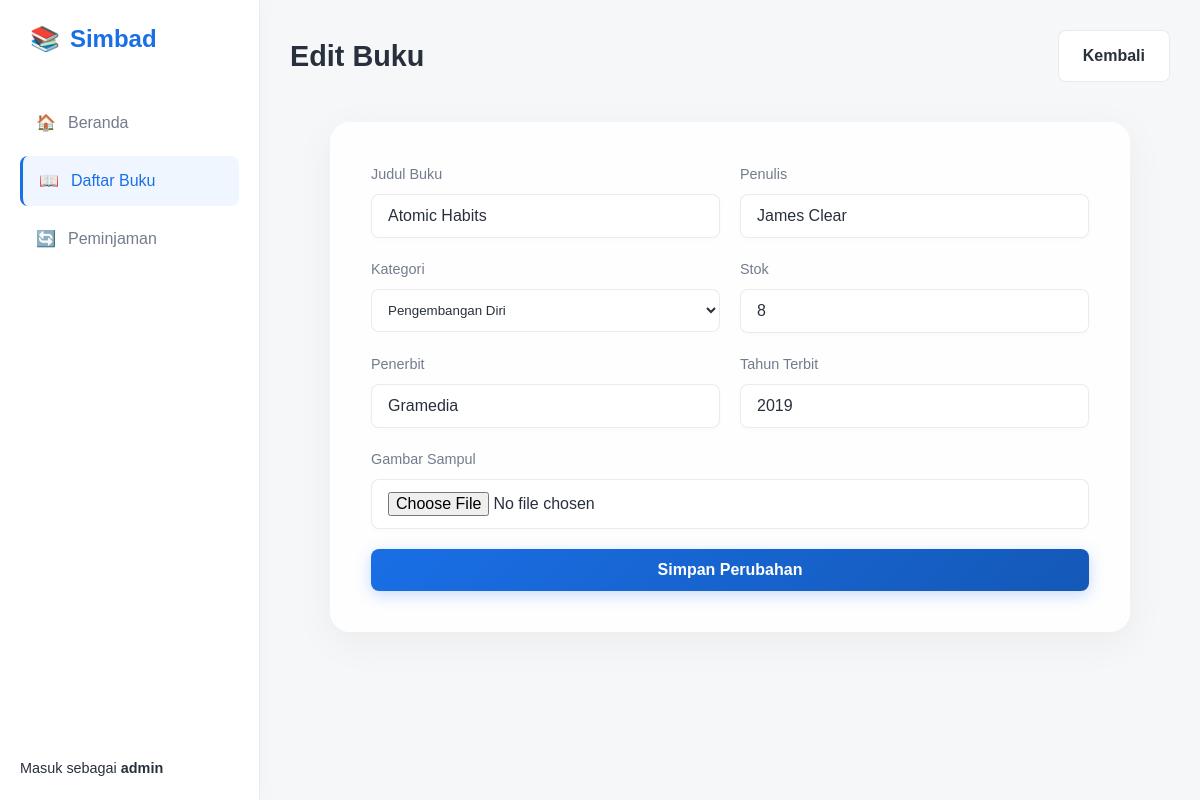
Screenshot of /book_form.php?id=4 (signed in) with the database file from the repository.
### tables this page shows
CREATE TABLE `buku` (
  `id` int(11) NOT NULL AUTO_INCREMENT,
  `judul` varchar(255) NOT NULL,
  `penulis` varchar(100) NOT NULL,
  `penerbit` varchar(100) DEFAULT NULL,
  `tahun_terbit` year(4) DEFAULT NULL,
  `kategori_id` int(11) NOT NULL,
  `stok` int(11) NOT NULL DEFAULT 0,
  `gambar_sampul` varchar(255) DEFAULT NULL,
  `dibuat_pada` timestamp DEFAULT CURRENT_TIMESTAMP,
  PRIMARY KEY (`id`),
  KEY `kategori_id` (`kategori_id`),
  CONSTRAINT `fk_buku_kategori` FOREIGN KEY (`kategori_id`) REFERENCES `kategori` (`id`) ON DELETE CASCADE
);

CREATE TABLE `kategori` (
  `id` int(11) NOT NULL AUTO_INCREMENT,
  `nama_kategori` varchar(100) NOT NULL,
  PRIMARY KEY (`id`)
);

### book_form.php (the view, shortened to what this page needs)
<?php
require_once 'config/config.php';
$id = $_GET['id'] ?? null;
$book = null;
$categories = $pdo->query("SELECT * FROM kategori")->fetchAll();
if ($id) {
    $stmt = $pdo->prepare("SELECT * FROM buku WHERE id = ?");
    $stmt->execute([$id]);
    $book = $stmt->fetch();
}
?>
<!DOCTYPE html>
<html lang="id">
<head>
    <link rel="stylesheet" href="assets/css/style.css">
</head>
<body>
    <div class="dashboard-grid">
        <?php include 'includes/sidebar.php'; ?>
        <main class="main-content">
            <div class="top-bar">
                <h1 class="page-title"><?php echo $id ? 'Edit' : 'Tambah'; ?> Buku</h1>
                <a href="books.php" class="btn" style="background: white; border: 1px solid var(--glass-border); color: var(--text-main);">Kembali</a>
            </div>
            <div class="auth-card" style="max-width: 800px; margin: 0 auto; width: 100%;">
                <form method="POST" enctype="multipart/form-data">
                    <div style="display: grid; grid-template-columns: 1fr 1fr; gap: 20px;">
                        <div class="form-group">
                            <label>Judul Buku</label>
                            <input type="text" name="title" value="<?php echo htmlspecialchars($book['judul'] ?? ''); ?>" required>
                        </div>
                        <div class="form-group">
                            <label>Penulis</label>
                            <input type="text" name="author" value="<?php echo htmlspecialchars($book['penulis'] ?? ''); ?>" required>
                        </div>
                    </div>
                    <div style="display: grid; grid-template-columns: 1fr 1fr; gap: 20px;">
                        <div class="form-group">
                            <label>Kategori</label>
                            <select name="category_id" style="width: 100%; padding: 12px; background: white; border: 1px solid var(--glass-border); color: var(--text-main); border-radius: 8px;">
                                <?php foreach($categories as $cat): ?>
                                    <option value="<?php echo $cat['id']; ?>" <?php echo ($book && $book['kategori_id'] == $cat['id']) ? 'selected' : ''; ?>>
                                        <?php echo htmlspecialchars($cat['nama_kategori']); ?>
                                    </option>
                                <?php endforeach; ?>
                            </select>
                        </div>
                        <div class="form-group">
                            <label>Stok</label>
                            <input type="number" name="stock" value="<?php echo htmlspecialchars($book['stok'] ?? '0'); ?>" required>
                        </div>
                    </div>
                    <div style="display: grid; grid-template-columns: 1fr 1fr; gap: 20px;">
                         <div class="form-group">
                            <label>Penerbit</label>
                            <input type="text" name="publisher" value="<?php echo htmlspecialchars($book['penerbit'] ?? ''); ?>">
                        </div>
                        <div class="form-group">
                             <label>Tahun Terbit</label>
                            <input type="number" name="year" value="<?php echo htmlspecialchars($book['tahun_terbit'] ?? ''); ?>">
                        </div>
                    </div>
                    <div class="form-group">
                        <label>Gambar Sampul</label>
                        <input type="file" name="cover_image">
                    </div>
                    <button type="submit" class="btn btn-primary btn-block">
                        <?php echo $id ? 'Simpan Perubahan' : 'Simpan Buku'; ?>
                    </button>
                </form>
            </div>
        </main>
    </div>
</body>
</html>

### assets/css/style.css (style rules this page uses)
:root { --primary: 215, 80%, 50%; --primary-dark: 215, 80%, 40%; --secondary: 170, 70%, 45%; --accent: 340, 70%, 55%; --bg-dark: 220, 20%, 97%; --bg-card: 0, 0%, 100%; --text-main: 220, 20%, 20%; --text-muted: 220, 10%, 50%; --glass-bg: rgba(255, 255, 255, 0.85); --glass-border: rgba(0, 0, 0, 0.08); --error: 0, 70%, 55%; --success: 140, 60%, 45%; --radius-sm: 8px; --radius-md: 12px; --radius-lg: 20px; }
* { margin: 0; padding: 0; box-sizing: border-box; font-family: 'Outfit', sans-serif; }
body { background-color: hsl(var(--bg-dark)); color: hsl(var(--text-main)); line-height: 1.6; overflow-x: hidden; }
.auth-card { background: var(--glass-bg); backdrop-filter: blur(12px); border: 1px solid white; padding: 40px; border-radius: var(--radius-lg); box-shadow: 0 10px 40px rgba(0, 0, 0, 0.05); }
.form-group { margin-bottom: 20px; }
.form-group label { display: block; margin-bottom: 8px; font-size: 0.9rem; color: hsl(var(--text-muted)); font-weight: 500; }
.form-group input { width: 100%; padding: 12px 16px; background: white; border: 1px solid var(--glass-border); border-radius: var(--radius-sm); color: var(--text-main); font-size: 1rem; transition: all 0.3s ease; box-shadow: 0 2px 5px rgba(0, 0, 0, 0.02); }
.btn { padding: 12px 24px; border: none; border-radius: var(--radius-sm); font-size: 1rem; font-weight: 600; cursor: pointer; transition: all 0.3s ease; display: inline-flex; align-items: center; justify-content: center; text-decoration: none; }
.btn-block { width: 100%; }
.btn-primary { background: linear-gradient(135deg, hsl(var(--primary)), hsl(var(--primary-dark))); color: white; box-shadow: 0 4px 15px rgba(66, 135, 245, 0.3); }
.dashboard-grid { display: grid; grid-template-columns: 260px 1fr; min-height: 100vh; }
.main-content { padding: 30px; overflow-y: auto; }
.top-bar { display: flex; justify-content: space-between; align-items: center; margin-bottom: 40px; }
.page-title { font-size: 1.8rem; font-weight: 700; color: var(--text-main); }

### rows the page displays
buku: title "Atomic Habits", author "James Clear", category_id "Pengembangan Diri", stock "8", publisher "Gramedia", year "2019"

### other values shown
$_SESSION['username'] "admin"
